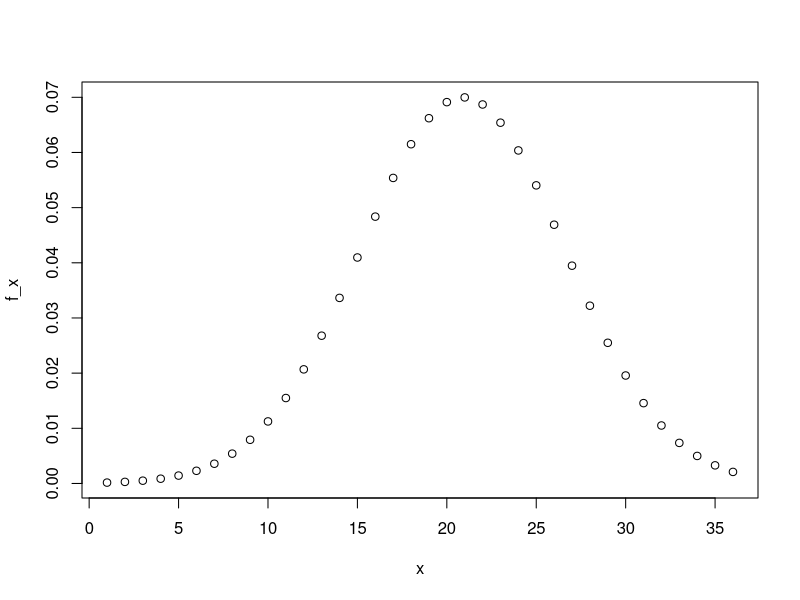

Recreate this plot in R.


# Set the seed to 16, then use rnorm() to generate a normal distribution of 10000 tests with a mean of 20.9 
# and standard deviation of 5.7. Save these values as act_scores. 
# You'll be using this dataset throughout these four multi-part questions.
set.seed( 16 )
act_scores <- rnorm( 10000, 20.9, 5.7 )

# What is the mean of act_scores?
mean( act_scores )

# What is the standard deviation of act_scores?
sd( act_scores )

# A perfect score is 36 or greater ( the maximum reported score is 36 ).
# In act_scores, how many perfect scores are there out of 10,000 simulated tests?
mean( act_scores >= 36 ) * 10000

# In act_scores, what is the probability of an ACT score greater than 30?
mean( act_scores >= 30)

# In act_scores, what is the probability of an ACT score less than or equal to 10?
mean( act_scores <= 10 )

# Set x equal to the sequence of integers 1 to 36. 
# Use dnorm to determine the value of the probability density 
# function over x given a mean of 20.9 and standard deviation of 5.7; 
# save the result as f_x. Plot x against f_x.
x <- seq( 1, 36 )
f_x <- dnorm( x, 20.9, 5.7 )
plot( x = x, y = f_x ) 

